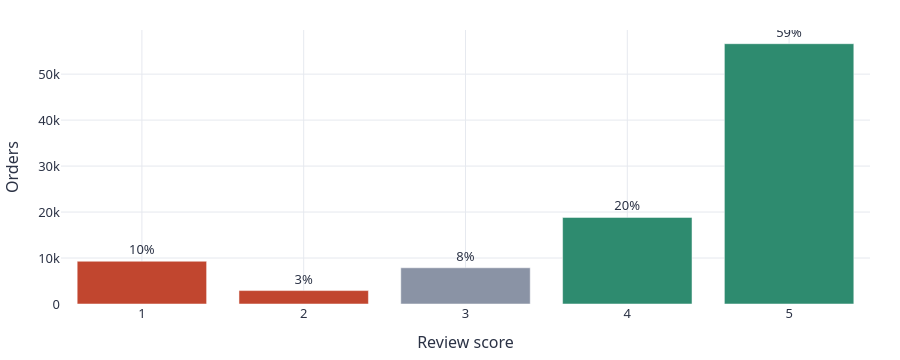

The notebook cell this image was saved under:
### Code cell
V.fig_score_distribution(base)

### Figure 1 — Plotly figure (JSON) as saved in the notebook; plotly's stock layout.template omitted (floating-point values rounded to 4 significant figures)
{"data": [{"hovertemplate": "%{x} star<br>%{y:,} orders<extra></extra>", "marker": {"color": ["#c1462f", "#c1462f", "#8a93a5", "#2e8b6f", "#2e8b6f"]}, "text": ["10%", "3%", "8%", "20%", "59%"], "textposition": "outside", "type": "bar", "x": [1, 2, 3, 4, 5], "y": [9302, 2916, 7881, 18842, 56619]}], "layout": {"font": {"color": "#2b3245", "family": "IBM Plex Sans, Segoe UI, Helvetica, Arial, sans-serif", "size": 13}, "height": 360, "hoverlabel": {"font": {"family": "IBM Plex Sans, Segoe UI, Helvetica, Arial, sans-serif"}}, "legend": {"orientation": "h", "title": {"text": ""}, "x": 0, "y": 1.02, "yanchor": "bottom"}, "margin": {"b": 50, "l": 60, "r": 30, "t": 30}, "paper_bgcolor": "#ffffff", "plot_bgcolor": "#ffffff", "xaxis": {"dtick": 1, "gridcolor": "#e6e9ef", "title": {"text": "Review score"}, "zeroline": false}, "yaxis": {"gridcolor": "#e6e9ef", "title": {"text": "Orders"}, "zeroline": false}}}
